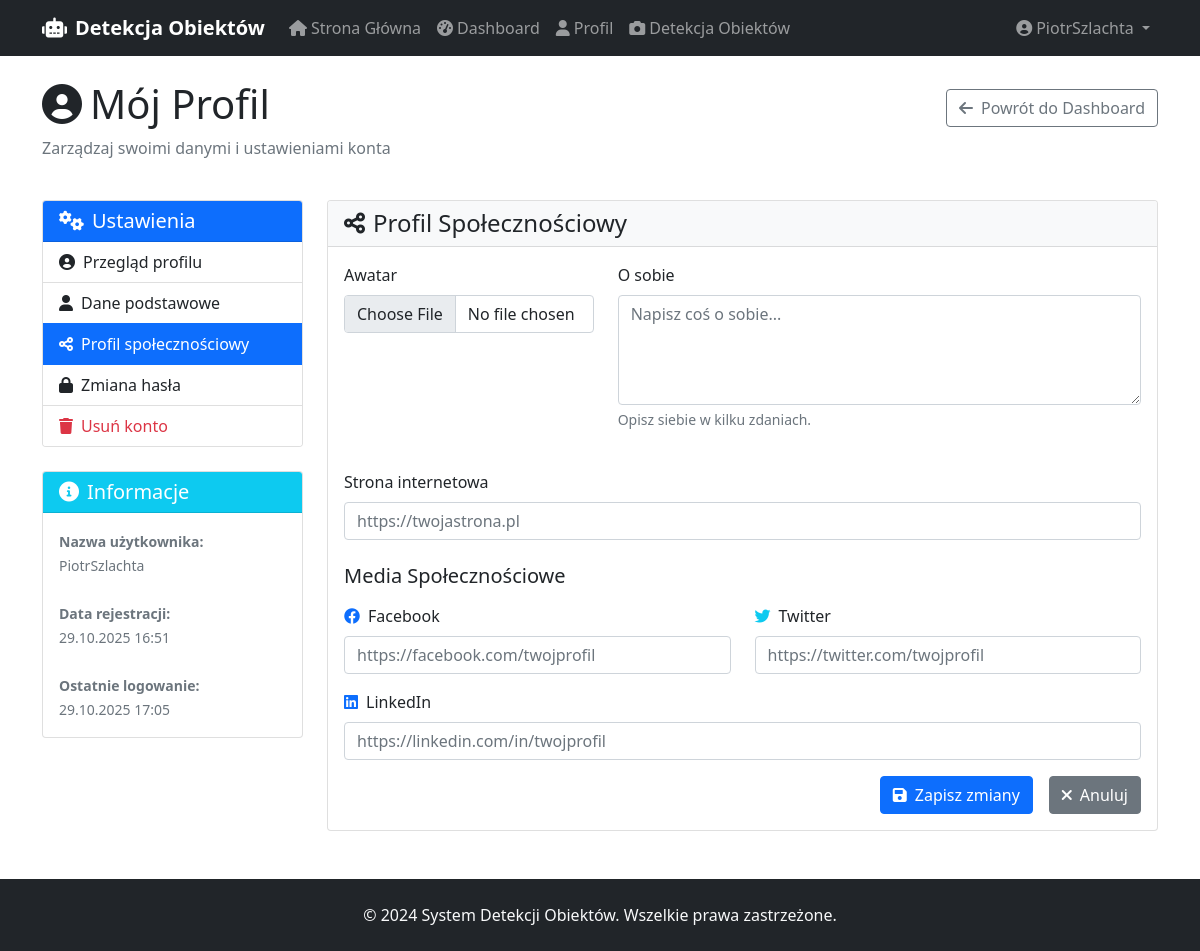
The app's page /profile/?tab=social (signed in) with its own data.
### detection_app/models.py (models this page shows, shortened)
class CustomUser(AbstractUser):
    email = models.EmailField(unique=True, verbose_name="adres email")
    phone = models.CharField(max_length=15, blank=True, verbose_name="telefon")
    birth_date = models.DateField(null=True, blank=True, verbose_name="data urodzenia")
    city = models.CharField(max_length=100, blank=True, verbose_name="miasto")
    address = models.TextField(blank=True, verbose_name="adres")
    created_at = models.DateTimeField(default=timezone.now, verbose_name="data rejestracji")
    updated_at = models.DateTimeField(auto_now=True, verbose_name="data aktualizacji")
    is_verified = models.BooleanField(default=False, verbose_name="zweryfikowany")
    newsletter = models.BooleanField(default=False, verbose_name="newsletter")
    terms_accepted = models.BooleanField(default=False, verbose_name="akceptacja regulaminu")
    class Meta:
        app_label = 'detection_app'  # DODAJ TĘ LINIĘ
        verbose_name = "użytkownik"
        verbose_name_plural = "użytkownicy"

class UserProfile(models.Model):
    user = models.OneToOneField(
        CustomUser,
        on_delete=models.CASCADE,
        related_name='profile'
    )
    avatar = models.ImageField(
        upload_to='avatars/',
        blank=True,
        null=True,
        verbose_name="awatar"
    )
    bio = models.TextField(blank=True, verbose_name="o sobie")
    website = models.URLField(blank=True, verbose_name="strona internetowa")
    facebook = models.URLField(blank=True, verbose_name="Facebook")
    twitter = models.URLField(blank=True, verbose_name="Twitter")
    linkedin = models.URLField(blank=True, verbose_name="LinkedIn")
    created_at = models.DateTimeField(auto_now_add=True)
    updated_at = models.DateTimeField(auto_now=True)
    class Meta:
        app_label = 'detection_app'  # DODAJ TĘ LINIĘ
        verbose_name = "profil użytkownika"
        verbose_name_plural = "profile użytkowników"

### detection_app/views.py (the view, shortened to what this page needs)
# urls.py: path('profile/', views.profile_view, name='profile'),
@login_required
def profile_view(request):
    user = request.user
    profile, created = UserProfile.objects.get_or_create(user=user)
    active_tab = request.GET.get('tab', 'overview')
    user_form = UserUpdateForm(instance=user)
    profile_form = UserProfileForm(instance=profile)
    password_form = CustomPasswordChangeForm(request.user)
    context = {
        'user': user,
        'profile': profile,
        'active_tab': active_tab,
        'user_form': user_form,
        'profile_form': profile_form,
        'password_form': password_form,
    }
    return render(request, 'profile/profile.html', context)

### detection_app/templates/profile/profile.html (shortened to what this page needs)
{% extends 'bas/base.html' %}
{% block content %}
<div class="container mt-4">
    <div class="row mb-4">
        <div class="col-12">
            <div class="d-flex justify-content-between align-items-center">
                <h1><i class="fas fa-user-circle me-2"></i>Mój Profil</h1>
                <a href="{% url 'dashboard' %}" class="btn btn-outline-secondary">
                    <i class="fas fa-arrow-left me-2"></i>Powrót do Dashboard
                </a>
            </div>
            <p class="text-muted">Zarządzaj swoimi danymi i ustawieniami konta</p>
        </div>
    </div>
    <div class="row">
        <div class="col-md-3">
            <div class="card">
                <div class="card-header bg-primary text-white">
                    <h5 class="mb-0"><i class="fas fa-cogs me-2"></i>Ustawienia</h5>
                </div>
                <div class="list-group list-group-flush">
                    <a href="?tab=overview"
                       class="list-group-item list-group-item-action {% if active_tab == 'overview' %}active{% endif %}">
                        <i class="fas fa-user-circle me-2"></i>Przegląd profilu
                    </a>
                    <a href="?tab=basic"
                       class="list-group-item list-group-item-action {% if active_tab == 'basic' %}active{% endif %}">
                        <i class="fas fa-user me-2"></i>Dane podstawowe
                    </a>
                    <a href="?tab=social"
                       class="list-group-item list-group-item-action {% if active_tab == 'social' %}active{% endif %}">
                        <i class="fas fa-share-alt me-2"></i>Profil społecznościowy
                    </a>
                    <a href="?tab=password"
                       class="list-group-item list-group-item-action {% if active_tab == 'password' %}active{% endif %}">
                        <i class="fas fa-lock me-2"></i>Zmiana hasła
                    </a>
                    <a href="?tab=delete"
                       class="list-group-item list-group-item-action {% if active_tab == 'delete' %}active{% endif %} text-danger">
                        <i class="fas fa-trash me-2"></i>Usuń konto
                    </a>
                </div>
            </div>
            <div class="card mt-4">
                <div class="card-header bg-info text-white">
                    <h5 class="mb-0"><i class="fas fa-info-circle me-2"></i>Informacje</h5>
                </div>
                <div class="card-body">
                    <small class="text-muted">
                        <strong>Nazwa użytkownika:</strong><br>
                        {{ user.username }}<br><br>
                        <strong>Data rejestracji:</strong><br>
                        {{ user.date_joined|date:"d.m.Y H:i" }}<br><br>
                        <strong>Ostatnie logowanie:</strong><br>
                        {% if user.last_login %}
                            {{ user.last_login|date:"d.m.Y H:i" }}
                        {% else %}
                            Pierwsze logowanie
                        {% endif %}
                    </small>
                </div>
            </div>
        </div>
        <div class="col-md-9">
            <div class="card">
                <div class="card-header bg-light">
                    <h4 class="mb-0">
                        {% if active_tab == 'basic' %}
                            <i class="fas fa-user me-2"></i>Dane Podstawowe
                        {% elif active_tab == 'social' %}
                            <i class="fas fa-share-alt me-2"></i>Profil Społecznościowy
                        {% elif active_tab == 'password' %}
                            <i class="fas fa-lock me-2"></i>Zmiana Hasła
                        {% elif active_tab == 'delete' %}
                            <i class="fas fa-trash me-2"></i>Usuwanie Konta
                        {% else %}
                            <i class="fas fa-user-circle me-2"></i>Przegląd Profilu
                        {% endif %}
                    </h4>
                </div>
                <div class="card-body">
                    {% if active_tab == 'overview' %}
                        <div class="text-center py-5">
                            <i class="fas fa-user-circle fa-5x text-muted mb-3"></i>
                            <h3>Witaj w panelu profilu!</h3>
                            <p class="text-muted">Wybierz jedną z opcji w menu po lewej stronie, aby zarządzać swoim kontem.</p>
                            <div class="mt-4">
                                <a href="?tab=basic" class="btn btn-primary me-2">
                                    <i class="fas fa-edit me-1"></i>Edytuj dane
                                </a>
                                <a href="?tab=password" class="btn btn-warning">
                                    <i class="fas fa-lock me-1"></i>Zmień hasło
                                </a>
                            </div>
                        </div>
                    {% elif active_tab == 'basic' %}
                        {% include 'partials/profile_basic_form.html' %}
                    {% elif active_tab == 'social' %}
                        {% include 'partials/profile_social_form.html' %}
                    {% elif active_tab == 'password' %}
                        {% include 'partials/profile_password_form.html' %}
                    {% elif active_tab == 'delete' %}
                        {% include 'partials/profile_delete_info.html' %}
                    {% endif %}
                </div>
            </div>
        </div>
    </div>
</div>
{% endblock %}

### detection_app/templates/bas/base.html (shortened to what this page needs)
<!DOCTYPE html>
<html lang="pl">
  <head>
    <link
      href="https://cdn.jsdelivr.net/npm/bootstrap@5.1.3/dist/css/bootstrap.min.css"
      rel="stylesheet"
    />
    <link
      rel="stylesheet"
      href="https://cdnjs.cloudflare.com/ajax/libs/font-awesome/6.0.0/css/all.min.css"
    />
  </head>
  <body>
    <nav class="navbar navbar-expand-lg navbar-dark bg-dark">
      <div class="container">
        <a class="navbar-brand" href="{% url 'home' %}">
          <i class="fas fa-robot me-2"></i>Detekcja Obiektów
        </a>
        <div class="collapse navbar-collapse" id="navbarNav">
          <ul class="navbar-nav me-auto">
            <li class="nav-item">
              <a class="nav-link" href="{% url 'home' %}">
                <i class="fas fa-home me-1"></i>Strona Główna
              </a>
            </li>
            {% if user.is_authenticated %}
            <li class="nav-item">
              <a class="nav-link" href="{% url 'dashboard' %}">
                <i class="fas fa-tachometer-alt me-1"></i>Dashboard
              </a>
            </li>
            <li class="nav-item">
              <a class="nav-link" href="{% url 'profile' %}">
                <i class="fas fa-user me-1"></i>Profil
              </a>
            </li>
            <li class="nav-item">
              <a class="nav-link" href="{% url 'object_detection_upload' %}">
                <i class="fas fa-camera me-1"></i>Detekcja Obiektów
              </a>
            </li>
            {% endif %}
          </ul>
          <ul class="navbar-nav">
            {% if user.is_authenticated %}
            <li class="nav-item dropdown">
              <a
                class="nav-link dropdown-toggle"
                href="#"
                id="navbarDropdown"
                role="button"
                data-bs-toggle="dropdown"
              >
                <i class="fas fa-user-circle me-1"></i>{{ user.username }}
              </a>
            </li>
            {% endif %}
          </ul>
        </div>
      </div>
    </nav>
    <main class="main-content">{% block content %} {% endblock %}</main>
    <footer class="footer bg-dark text-light py-4 mt-5">
      <div class="container text-center">
        <p class="mb-0">
          &copy; 2024 System Detekcji Obiektów. Wszelkie prawa zastrzeżone.
        </p>
      </div>
    </footer>
  </body>
</html>

### detection_app/templates/partials/profile_social_form.html (shortened to what this page needs)
{% if profile_form %}
<form method="post" enctype="multipart/form-data">
    <div class="row mb-4">
        <div class="col-md-4">
            <div class="mb-3">
                <label for="{{ profile_form.avatar.id_for_label }}" class="form-label">
                    {{ profile_form.avatar.label }}
                </label>
                {{ profile_form.avatar }}
            </div>
        </div>
        <div class="col-md-8">
            <div class="mb-3">
                <label for="{{ profile_form.bio.id_for_label }}" class="form-label">
                    {{ profile_form.bio.label }}
                </label>
                {{ profile_form.bio }}
                <div class="form-text">Opisz siebie w kilku zdaniach.</div>
            </div>
        </div>
    </div>
    <div class="mb-3">
        <label for="{{ profile_form.website.id_for_label }}" class="form-label">
            {{ profile_form.website.label }}
        </label>
        {{ profile_form.website }}
    </div>
    <h5 class="mt-4 mb-3">Media Społecznościowe</h5>
    <div class="row">
        <div class="col-md-6">
            <div class="mb-3">
                <label for="{{ profile_form.facebook.id_for_label }}" class="form-label">
                    <i class="fab fa-facebook text-primary me-2"></i>{{ profile_form.facebook.label }}
                </label>
                {{ profile_form.facebook }}
            </div>
        </div>
        <div class="col-md-6">
            <div class="mb-3">
                <label for="{{ profile_form.twitter.id_for_label }}" class="form-label">
                    <i class="fab fa-twitter text-info me-2"></i>{{ profile_form.twitter.label }}
                </label>
                {{ profile_form.twitter }}
            </div>
        </div>
    </div>
    <div class="mb-3">
        <label for="{{ profile_form.linkedin.id_for_label }}" class="form-label">
            <i class="fab fa-linkedin text-primary me-2"></i>{{ profile_form.linkedin.label }}
        </label>
        {{ profile_form.linkedin }}
    </div>
    <div class="d-grid gap-2 d-md-flex justify-content-md-end">
        <button type="submit" class="btn btn-primary">
            <i class="fas fa-save me-2"></i>Zapisz zmiany
        </button>
        <a href="?tab=overview" class="btn btn-secondary ms-2">
            <i class="fas fa-times me-2"></i>Anuluj
        </a>
    </div>
</form>
{% endif %}

### detection_app/templates/bas/base.html (style rules this page uses)
.navbar-brand { font-weight: bold; }
.footer { margin-top: auto; }
body { display: flex; flex-direction: column; min-height: 100vh; }
.main-content { flex: 1; }

### records on screen
CustomUser: username "PiotrSzlachta", date_joined "29.10.2025 16:51", last_login "29.10.2025 17:05"

### other values on screen
{{ profile_form.avatar.label }} "Awatar"
{{ profile_form.bio.label }} "O sobie"
{{ profile_form.website.label }} "Strona internetowa"
{{ profile_form.facebook.label }} "Facebook"
{{ profile_form.twitter.label }} "Twitter"
{{ profile_form.linkedin.label }} "LinkedIn"
